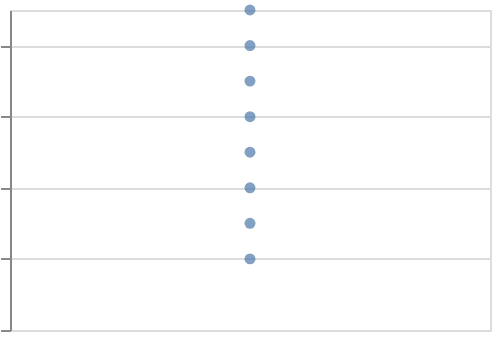

The specification (Vega-Lite) saved for this image:
### Vega-Lite specification from a JSON file in a GitHub repository (floating-point values rounded to 4 significant figures)
{"$schema": "https://vega.github.io/schema/vega-lite/v6.json", "padding": 5, "autosize": "none", "width": 240, "height": 160, "data": {"name": "table", "values": [{"c": "A", "g": "p", "x": 1, "y": 2, "v": 5, "t": "2024-01-15", "o": {"v": 3}, "IMDB Rating": 6.1, "d": "x1"}, {"c": "B", "g": "q", "x": 2, "y": 4, "v": 9, "t": "2024-02-20", "o": {"v": 7}, "IMDB Rating": 7.4, "d": "x2"}, {"c": "A", "g": "q", "x": 3, "y": 3, "v": 2, "t": "2024-03-05", "o": {"v": 1}, "IMDB Rating": 5.2, "d": "x1"}, {"c": "C", "g": "p", "x": 4, "y": 6, "v": 7, "t": "2024-05-30", "o": {"v": 4}, "IMDB Rating": 8.8, "d": "x3"}, {"c": "B", "g": "p", "x": 5, "y": 5, "v": 4, "t": "2024-07-11", "o": {"v": 9}, "IMDB Rating": 6.9, "d": "x2"}, {"c": "C", "g": "q", "x": 6, "y": 8, "v": 6, "t": "2024-09-02", "o": {"v": 2}, "IMDB Rating": 7.7, "d": "x3"}, {"c": "A", "g": "p", "x": 7, "y": 7, "v": 8, "t": "2024-11-25", "o": {"v": 5}, "IMDB Rating": 4.4, "d": "x1"}, {"c": "B", "g": "q", "x": 8, "y": 9, "v": 3, "t": "2024-12-31", "o": {"v": 8}, "IMDB Rating": 9.1, "d": "x2"}]}, "mark": "circle", "encoding": {"y": {"field": "y", "type": "quantitative"}}}
